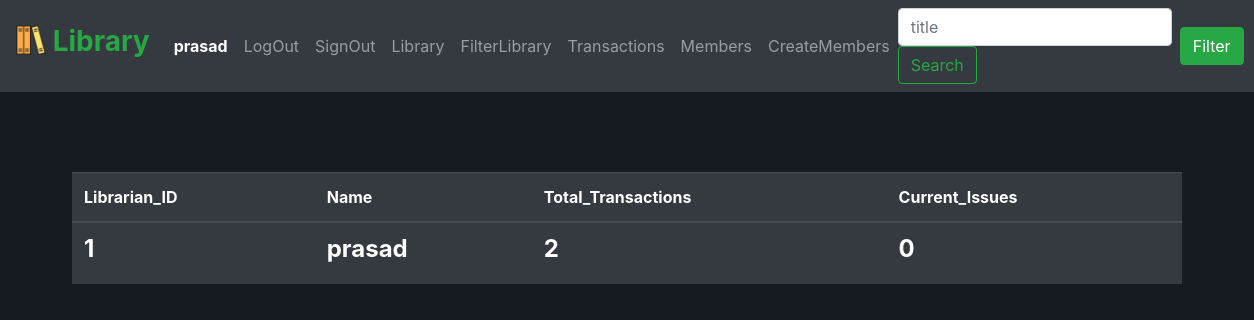
Before: /librarianinfo (signed in) with the older database file.
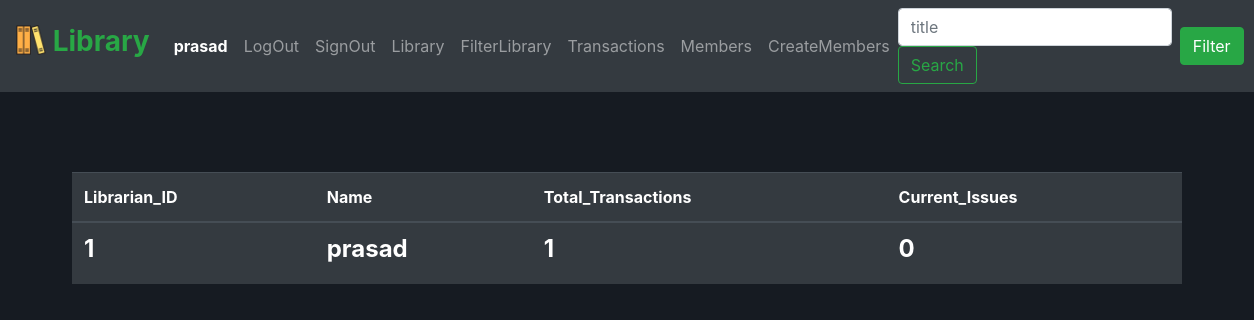
After: the same page with the newer database file.
### src/models.py (models this page shows, shortened)
class librarian(db.Model):
    id = db.Column('librarian_id' , db.Integer , primary_key=True)
    name = db.Column(db.String(100) , nullable=False)
    email = db.Column(db.String(100) , nullable=False , unique=True)
    password = db.Column(db.String(300) , nullable=False)
    transactions = db.Column(db.Integer , nullable=False)
    current_issues = db.Column(db.Integer , nullable=False)

### src/app.py (the view)
@app.route('/librarianinfo')
def librarianinfo():
    a = librarian.query.get(session['id'])
    return render_template("librarianinfo.html" , data=a)

### src/templates/librarianinfo.html
{% extends "base.html" %}
{% block mainbody %}
<div class="container-sm librarianinfobody">
    <table class="table table-hover table-dark">
        <thead>
            <tr>
                <th scope="col">Librarian_ID</th>
                <th scope="col">Name</th>
                <th scope="col">Total_Transactions</th>
                <th scope="col">Current_Issues</th>
            </tr>
        </thead>
        <tbody>
            <tr>
                <th scope="row"><h4 style="font-weight: bold;">{{ data.id }}<h4></th>
                <td><h4 style="font-weight: bold;">{{ data.name }}</h4></td>
                <td><h4 style="font-weight: bold;">{{ data.transactions }}<h4></td>
                <td><h4 style="font-weight: bold;">{{ data.current_issues }}</h4></td>
            </tr>
        </tbody>
    </table>
</div>
{% endblock %}

### src/templates/base.html (shortened to what this page needs)
<!DOCTYPE html>
<html lang="en">
    <head>
        <link rel="stylesheet" href="https://cdn.jsdelivr.net/npm/bootstrap@4.6.1/dist/css/bootstrap.min.css">
        <link rel="stylesheet" href="/static/css/base.css">
    </head>
    <body>
        {% block navbar %}
            <nav class="navbar navbar-expand-lg navbar-dark bg-dark">
                <a class="navbar-brand" href="/">
                    <h3 style="font-weight: bold; color: #28a745;">
                        <img src="/static/images/books.png" width="30" height="30" class="d-inline-block align-top" alt="">
                        Library
                    </h3>
                </a>
                {% if session['email'] %}
                    <div class="collapse navbar-collapse" id="navbarTogglerDemo02">
                        <ul class="navbar-nav mr-auto mt-2 mt-lg-0">
                            <li class="nav-item active">
                                <a class="nav-link" href="/librarianinfo" style="font-weight: bold;">{{ session['name'] }}<span class="sr-only">(current)</span></a>
                            </li>
                            <li class="nav-item">
                                <a class="nav-link" href="/logout">LogOut</a>
                            </li>
                            <li class="nav-item">
                                <a class="nav-link" href="/signout">SignOut</a>
                            </li>
                            <li class="nav-item">
                                <a class="nav-link" href="/library">Library</a>
                            </li>
                            <li class="nav-item">
                                <a class="nav-link" href="/filterlibrary">FilterLibrary</a>
                            </li>
                            <li class="nav-item">
                                <a class="nav-link" href="/alltransactions">Transactions</a>
                            </li>
                            <li class="nav-item">
                                <a class="nav-link" href="/membersinfo">Members</a>
                            </li>
                            <li class="nav-item">
                                <a class="nav-link" href="/createmember">CreateMembers</a>
                            </li>
                        </ul>
                {% endif %}
                        <form action="/new_books" class="form-inline my-2 my-lg-0">
                            <input class="form-control mr-sm-2" type="search" placeholder="title" name="title">
                            <button class="btn btn-outline-success my-2 my-sm-0" type="submit">Search</button>
                        </form>
                        <a class="btn btn-success my-2 my-sm-0" href="/filtersearch">Filter</a>
                    </div>
            </nav>
        {% endblock %}
        {% block mainbody %}
        {% endblock %}
    </body>
</html>

Changed rows visible on the page:
changed librarian "prasad": transactions "2" → "1"
